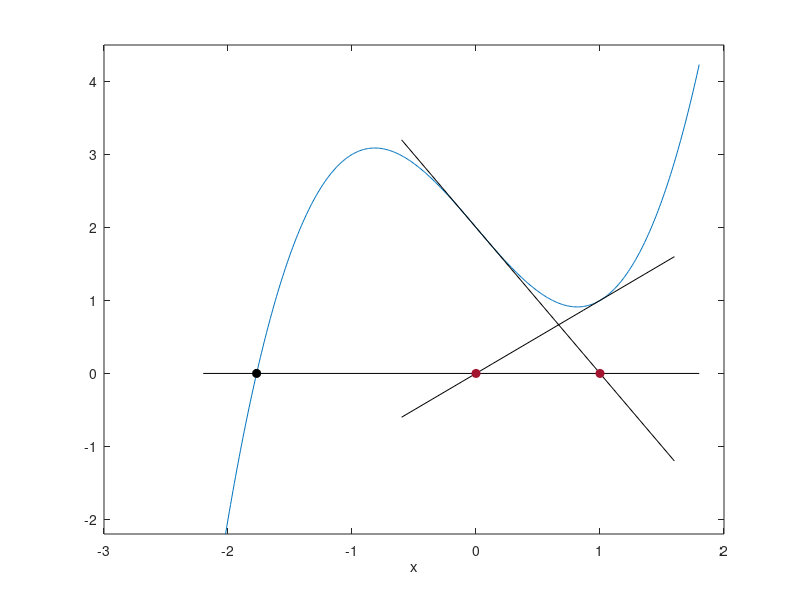

This chart was generated by the following MATLAB code:
% Fig. 1.34: Newton's method without convergence (book, Section 1.5, Eq. 1.44)
% g(x) = x^3 - 2x + 2 with x_0 = 0: the approximations jump between 0 and 1, the root at -1.769 is not found
% (c) 2026 Philipp Kügler · Program for the book "Dynamical Systems in the Life Sciences" · MIT License (see LICENSE)
g = @(x) x.^3 - 2 * x + 2;
dg = @(x) 3 * x.^2 - 2;

x = zeros(1, 7);
for k = 1:6
    x(k + 1) = x(k) - g(x(k)) / dg(x(k));
end
fprintf('x_0 ... x_6 = '); fprintf('%g  ', x); fprintf('\n');

xs = -1;                                 % with a better initial value it works
for k = 1:8
    xs = xs - g(xs) / dg(xs);
end
fprintf('start at -1: root x* = %.6f\n', xs);

xx = linspace(-2.2, 1.8, 400);
plot(xx, g(xx), 'Color', [0 0.447 0.741]); hold on
plot([-2.2 1.8], [0 0], 'k-');
zz = linspace(-0.6, 1.6, 10);
for a = [0 1]                            % the two tangents
    plot(zz, g(a) + dg(a) * (zz - a), 'k-');
end
plot([0 1], [0 0], 'o', 'Color', [0.64 0.08 0.18], 'MarkerFaceColor', [0.64 0.08 0.18]);
plot(xs, 0, 'ko', 'MarkerFaceColor', 'k');
hold off; ylim([-2.2 4.5]); xlabel('x');
